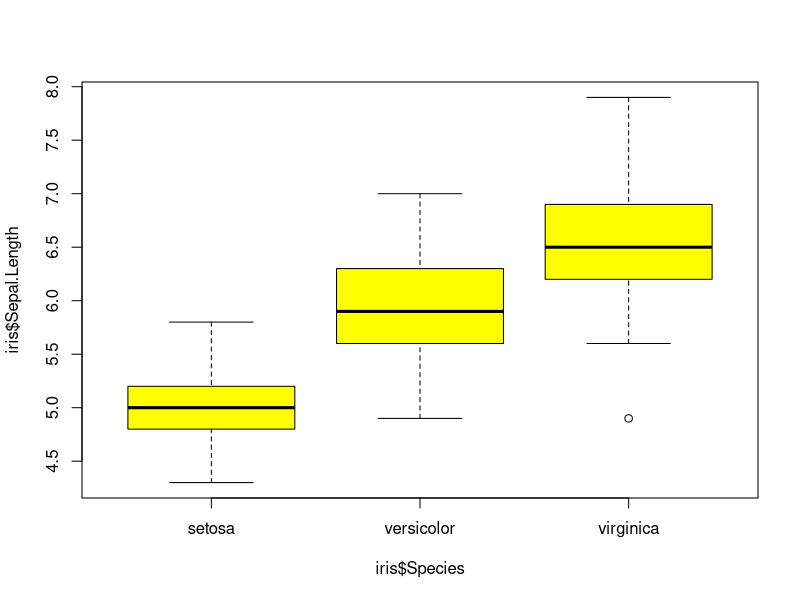

Recreate this plot in R.
data("iris")
#print(iris)

#1(c): Create box plot. Visualize how the spread (of Sepal Length) is across various categories
# ( of Species). Fill all the box plots with different color palettes.

data(iris)
boxplot(iris$Sepal.Length~iris$Species,col = "yellow")